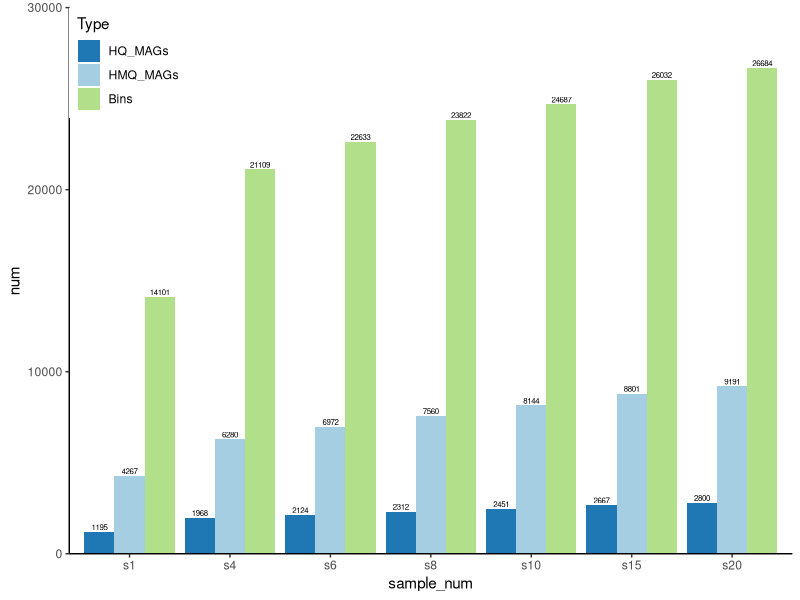
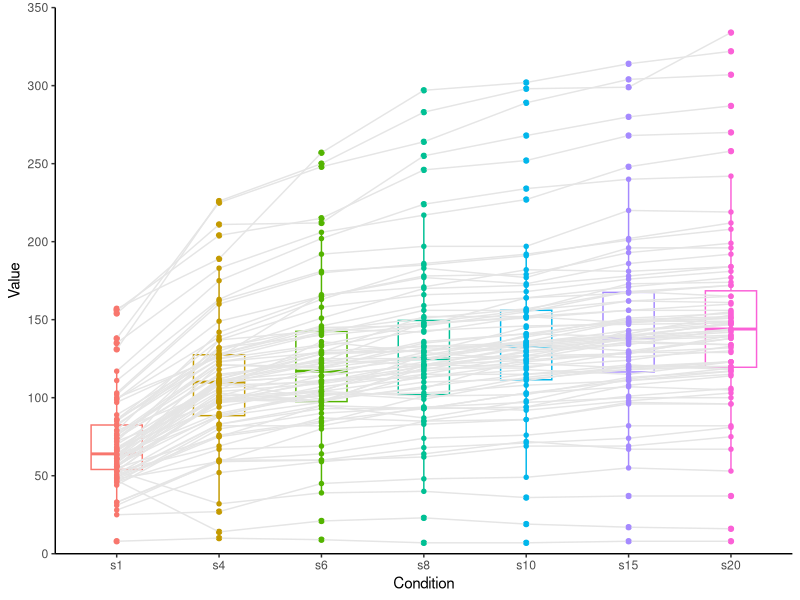
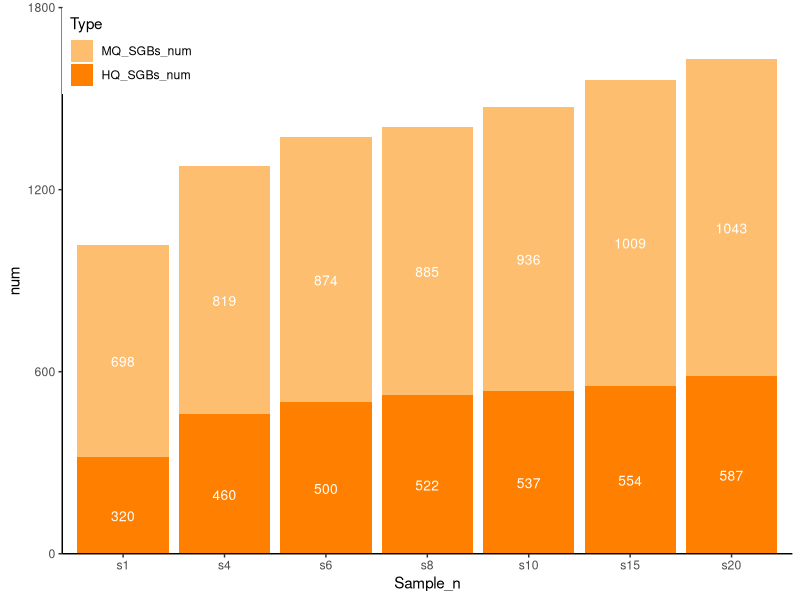

Write R code to recreate these figures, in order.
#Fig E2 The effective estimation of co-binned MAGs and SGBs using all the 79 Tibetan horse samples
library(tidyverse)
library(ggpubr)
library(reshape2)
library(UpSetR)

## a. The effect of co-binned sample size on the total MAG number
dset.a <- read_tsv("0.data/dset.figA.tsv")

dset.a.plot <- melt(dset.a, id.vars = "sample_num", variable.name = "Type", value.name = "num")
dset.a.plot$sample_num <- factor(dset.a.plot$sample_num, levels = c("s1","s4","s6","s8","s10", "s15", "s20"))
dset.a.plot$Type <- factor(dset.a.plot$Type, levels = c("HQ_MAGs", "HMQ_MAGs", "Bins"))

plot.a <- ggplot(dset.a.plot, aes(x = sample_num, y = num, fill = Type)) +
  geom_bar(stat="identity", position=position_dodge()) +
  geom_text(aes(label=num), vjust=-0.3, size=2, position = position_dodge(0.9)) +
  scale_y_continuous(expand = c(0, 0), limits = c(0, 30000)) +
  scale_fill_manual(values=c("#1F78B4", "#A6CEE3", "#B2DF8A")) +
  theme_classic(base_family = "Helvetica") +
  theme(legend.position = c(0,1), legend.justification = c(0, 1))

ggsave("1.result/figE2A.MAGs.pdf", plot.a, width = 6, height = 4)

## b. The effect of co-binned sample size on the QS50 MAGs per sample
dset.b <- read_csv("0.data/dset.figB.csv")
plot.b <- ggpaired(dset.b, x = "Sample_n", y = "HMQ_MAGs", id = 'Sample_ID', color = "Sample_n", line.color = "gray90") +
  scale_y_continuous(expand = c(0, 0), limits = c(0, 350), breaks = seq(0,350,50)) + 
  theme_classic(base_family = "Helvetica") + theme(legend.position = "none")

ggsave("1.result/figE2B.QS50_per_Sample.pdf", plot.b, width = 6, height = 4)

## c. Estimation of effective SGB improvement in different sample size
dset.c <- read_csv("0.data/dset.figC.csv")
dset.c$Sample_n <- factor(dset.c$Sample_n, levels = c("s1","s4","s6","s8","s10","s15","s20"))
dset.c$Type <- factor(dset.c$Type, levels = c("MQ_SGBs_num", "HQ_SGBs_num"))

plot.c <- ggplot(dset.c, aes(x = Sample_n, y = num, fill = Type)) +
  geom_bar(stat="identity") +
  geom_text(aes(y=label_ypos, label=num), vjust=1.6, color="white", size=3.5) +
  scale_y_continuous(expand = c(0, 0), limits = c(0, 1800), breaks = seq(0,1800,600)) + 
  scale_fill_manual(values = c("#FDBF6F", "#FF7F00")) +
  theme_classic(base_family = "Helvetica") +
  theme(legend.position = c(0,1), legend.justification = c(0, 1))

ggsave("1.result/figE2C.SGBs.pdf", plot.c, width = 6, height = 4)

## d. Overlapping of effective SGBs obtained from different sample size settings
dset.d <- read.csv("0.data/dset.figD.csv",header=TRUE,row.names=1)
sample_n_lst = c("s1","s4","s6","s8","s10","s15","s20")

plot.d <- upset(dset.d, sets = sample_n_lst, mb.ratio = c(0.55, 0.45), 
      order.by = c("freq"),
      queries = list(list(query = intersects, params = list("s1","s4","s6","s8","s10","s15","s20"), color = "#1F78B4", active = T)
      ))
